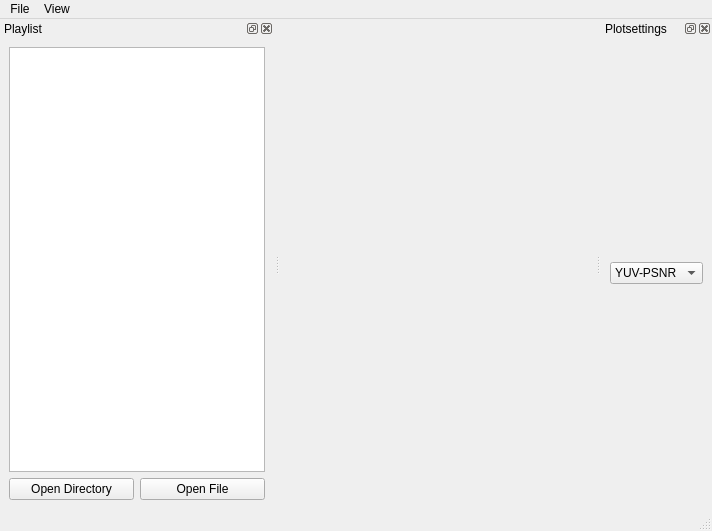
<?xml version="1.0" encoding="UTF-8"?>
<ui version="4.0">
 <class>createPlots</class>
 <widget class="QMainWindow" name="createPlots">
  <property name="geometry">
   <rect>
    <x>0</x>
    <y>0</y>
    <width>712</width>
    <height>531</height>
   </rect>
  </property>
  <property name="windowTitle">
   <string>createPlots</string>
  </property>
  <widget class="QWidget" name="centralwidget">
   <layout class="QHBoxLayout" name="horizontalLayout_2">
    <item>
     <widget class="QWidget" name="widget" native="true"/>
    </item>
   </layout>
  </widget>
  <widget class="QStatusBar" name="statusbar"/>
  <widget class="QMenuBar" name="menubar">
   <property name="geometry">
    <rect>
     <x>0</x>
     <y>0</y>
     <width>712</width>
     <height>25</height>
    </rect>
   </property>
   <widget class="QMenu" name="menuFile">
    <property name="title">
     <string>File</string>
    </property>
    <addaction name="actionOpen_File"/>
    <addaction name="actionOpen_Directory"/>
    <addaction name="separator"/>
    <addaction name="actionSave_Plot"/>
    <addaction name="actionSave_all_Plots"/>
    <addaction name="separator"/>
    <addaction name="actionExit"/>
   </widget>
   <widget class="QMenu" name="menuView">
    <property name="title">
     <string>View</string>
    </property>
    <addaction name="actionHide_Playlist"/>
    <addaction name="actionHide_PlotSettings"/>
   </widget>
   <addaction name="menuFile"/>
   <addaction name="menuView"/>
  </widget>
  <widget class="QDockWidget" name="PlaylistWidget">
   <property name="allowedAreas">
    <set>Qt::LeftDockWidgetArea</set>
   </property>
   <property name="windowTitle">
    <string>Playlist</string>
   </property>
   <attribute name="dockWidgetArea">
    <number>1</number>
   </attribute>
   <widget class="QWidget" name="dockWidgetContents">
    <layout class="QVBoxLayout" name="verticalLayout_2">
     <item>
      <layout class="QVBoxLayout" name="verticalLayout">
       <property name="sizeConstraint">
        <enum>QLayout::SetMaximumSize</enum>
       </property>
       <item>
        <widget class="QTreeView" name="DisplayPlaylist">
         <property name="acceptDrops">
          <bool>false</bool>
         </property>
        </widget>
       </item>
       <item>
        <layout class="QHBoxLayout" name="horizontalLayout">
         <item>
          <widget class="QPushButton" name="OpenDir">
           <property name="text">
            <string>Open Directory</string>
           </property>
          </widget>
         </item>
         <item>
          <widget class="QPushButton" name="OpenFile">
           <property name="text">
            <string>Open File</string>
           </property>
          </widget>
         </item>
        </layout>
       </item>
      </layout>
     </item>
    </layout>
   </widget>
  </widget>
  <widget class="QDockWidget" name="plotsettings">
   <property name="enabled">
    <bool>true</bool>
   </property>
   <property name="allowedAreas">
    <set>Qt::RightDockWidgetArea</set>
   </property>
   <property name="windowTitle">
    <string>Plotsettings</string>
   </property>
   <attribute name="dockWidgetArea">
    <number>2</number>
   </attribute>
   <widget class="QWidget" name="dockWidgetContents_2">
    <layout class="QVBoxLayout" name="verticalLayout_3">
     <item>
      <widget class="QComboBox" name="comboBox">
       <item>
        <property name="text">
         <string>YUV-PSNR</string>
        </property>
       </item>
       <item>
        <property name="text">
         <string>Y-PSNR</string>
        </property>
       </item>
       <item>
        <property name="text">
         <string>U-PSNR</string>
        </property>
       </item>
       <item>
        <property name="text">
         <string>V-PSNR</string>
        </property>
       </item>
      </widget>
     </item>
    </layout>
   </widget>
  </widget>
  <action name="actionOpen_File">
   <property name="text">
    <string>Open File</string>
   </property>
  </action>
  <action name="actionOpen_Directory">
   <property name="text">
    <string>Open Directory</string>
   </property>
  </action>
  <action name="actionSave_Plot">
   <property name="text">
    <string>Save Plot</string>
   </property>
  </action>
  <action name="actionHide_Playlist">
   <property name="checkable">
    <bool>true</bool>
   </property>
   <property name="checked">
    <bool>false</bool>
   </property>
   <property name="text">
    <string>Hide Playlist</string>
   </property>
  </action>
  <action name="actionHide_PlotSettings">
   <property name="checkable">
    <bool>true</bool>
   </property>
   <property name="text">
    <string>Hide Plotsettings</string>
   </property>
  </action>
  <action name="actionSave_all_Plots">
   <property name="text">
    <string>Save all Plots</string>
   </property>
  </action>
  <action name="actionExit">
   <property name="text">
    <string>Exit</string>
   </property>
  </action>
 </widget>
 <resources/>
 <connections>
  <connection>
   <sender>actionHide_Playlist</sender>
   <signal>triggered(bool)</signal>
   <receiver>PlaylistWidget</receiver>
   <slot>setHidden(bool)</slot>
   <hints>
    <hint type="sourcelabel">
     <x>-1</x>
     <y>-1</y>
    </hint>
    <hint type="destinationlabel">
     <x>137</x>
     <y>266</y>
    </hint>
   </hints>
  </connection>
  <connection>
   <sender>actionHide_Playlist</sender>
   <signal>toggled(bool)</signal>
   <receiver>PlaylistWidget</receiver>
   <slot>setVisible(bool)</slot>
   <hints>
    <hint type="sourcelabel">
     <x>-1</x>
     <y>-1</y>
    </hint>
    <hint type="destinationlabel">
     <x>137</x>
     <y>266</y>
    </hint>
   </hints>
  </connection>
  <connection>
   <sender>actionHide_PlotSettings</sender>
   <signal>triggered(bool)</signal>
   <receiver>plotsettings</receiver>
   <slot>setHidden(bool)</slot>
   <hints>
    <hint type="sourcelabel">
     <x>-1</x>
     <y>-1</y>
    </hint>
    <hint type="destinationlabel">
     <x>638</x>
     <y>266</y>
    </hint>
   </hints>
  </connection>
  <connection>
   <sender>actionHide_PlotSettings</sender>
   <signal>toggled(bool)</signal>
   <receiver>plotsettings</receiver>
   <slot>setVisible(bool)</slot>
   <hints>
    <hint type="sourcelabel">
     <x>-1</x>
     <y>-1</y>
    </hint>
    <hint type="destinationlabel">
     <x>638</x>
     <y>266</y>
    </hint>
   </hints>
  </connection>
  <connection>
   <sender>actionExit</sender>
   <signal>activated()</signal>
   <receiver>createPlots</receiver>
   <slot>close()</slot>
   <hints>
    <hint type="sourcelabel">
     <x>-1</x>
     <y>-1</y>
    </hint>
    <hint type="destinationlabel">
     <x>355</x>
     <y>265</y>
    </hint>
   </hints>
  </connection>
 </connections>
</ui>
